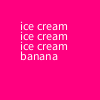
Frame 1 (no input)
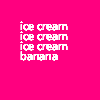
Frame 60 (the mouse pressed at the canvas centre just before this capture)
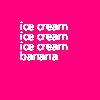
Frame 120 (the mouse held since frame 60 and released just before this capture)

The Processing sketch that drew these frames (run headless with seeded random() and noise(); from frame 60 on, the mouse is pressed at the canvas centre):

// Processing sketch: bananaSplit
// ── bananaSplit.pde
int x= 20;
int y= 30;
String z= "ice cream";

void setup() {
size(100,100);
background(255,0,127);
}

void draw() {
    text(z, x, y);
  
    text(z, x, y+10);
  
    text(z, x, y+20);
 
    
    text("banana", 20, 60);
}
